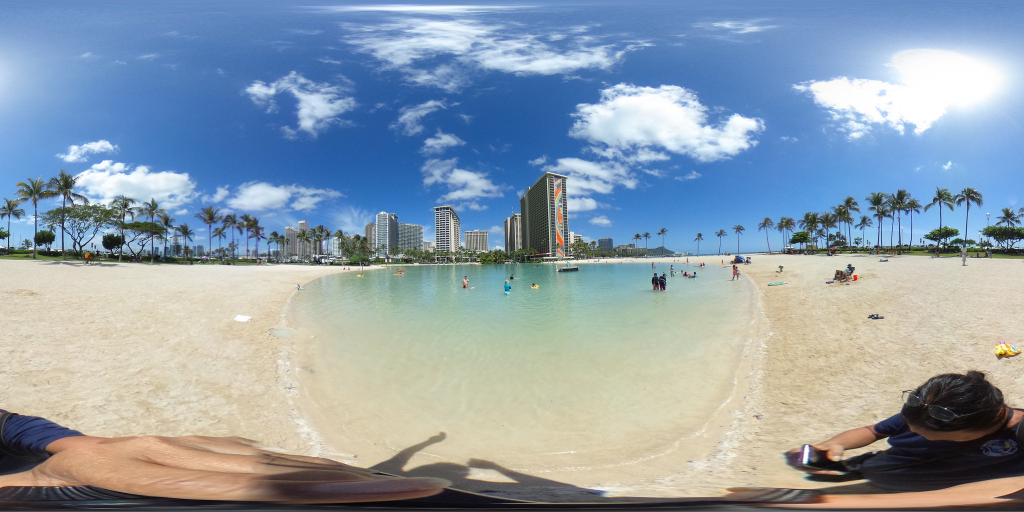
#> input picture data/originals/C10_equ.jpg, 2048 x 1024 px (shown at 1/2 size)
$ python equirectangular2viewport.py --image ../data/originals/C10_equ.jpg
#> lines starting #> are read from the running program, lines starting #| are printed output that depends on the picture
# Copyright (C) 2018 ECOLE POLYTECHNIQUE FEDERALE DE LAUSANNE, Switzerland
#     Multimedia Signal Processing Group
#
#     This program is free software: you can redistribute it and/or modify
#     it under the terms of the GNU General Public License as published by
#     the Free Software Foundation, either version 3 of the License, or
#     (at your option) any later version.
#
#     This program is distributed in the hope that it will be useful,
#     but WITHOUT ANY WARRANTY; without even the implied warranty of
#     MERCHANTABILITY or FITNESS FOR A PARTICULAR PURPOSE.  See the
#     GNU General Public License for more details.
#
#     You should have received a copy of the GNU General Public License
#     along with this program.  If not, see <http://www.gnu.org/licenses/>.

# Author: Mehmet Tuzmen, master student
# Organisation: Multimedia Signal Processing Group (MMSPG), EPFL


import cv2
import argparse
import numpy as np

parser = argparse.ArgumentParser()
parser.add_argument('--image', default='', type=str,
                    help='The filename of equirectangular image')
parser.add_argument('--fov', default=90, type=int,
                    help='The field of view in degrees')
parser.add_argument('--yaw', default=0, type=int,
                    help='The yaw angle of the viewport')
parser.add_argument('--pitch', default=0, type=int,
                    help='The pitch angle of the viewport')
parser.add_argument('--height', default=1024, type=int,
                    help='The height of the viewport')
parser.add_argument('--width', default=1024, type=int,
                    help='The width of the viewport')


class Equirectangular:
    def __init__(self, img_name):
#> called with img_name = '../data/originals/C10_equ.jpg'
        self._img = cv2.imread(img_name, cv2.IMREAD_COLOR)
#> self._img is the input picture: shape (1024, 2048, 3); mean B, G, R 172.3, 159.6, 144.3
        [self._height, self._width, _] = self._img.shape
#> self._height = 1024; self._width = 2048
        print(self._img.shape)
#| (1024, 2048, 3)

    def GetViewport(self, FOV, THETA, PHI, height, width):
        #
        # THETA is left/right angle, PHI is up/down angle, both in degree
        #

#> called with FOV = 90, THETA = 0, PHI = 0, height = 1024, width = 1024
        equ_h = self._height
#> equ_h = 1024
        equ_w = self._width
#> equ_w = 2048
        equ_cx = (equ_w - 1) / 2.0
#> equ_cx = 1023.5
        equ_cy = (equ_h - 1) / 2.0
#> equ_cy = 511.5

        wFOV = FOV
        hFOV = float(height) / width * wFOV

        w_len = np.tan(np.radians(wFOV / 2.0))
        h_len = np.tan(np.radians(hFOV / 2.0))

        x_map = np.ones([height, width], np.float32)
        y_map = np.tile(np.linspace(-w_len, w_len, width), [height, 1])
        z_map = -np.tile(np.linspace(-h_len, h_len, height), [width, 1]).T

        D = np.sqrt(x_map ** 2 + y_map ** 2 + z_map ** 2)
        xyz = np.stack((x_map, y_map, z_map), axis=2) / np.repeat(D[:, :, np.newaxis], 3, axis=2)

        y_axis = np.array([0.0, 1.0, 0.0], np.float32)
        z_axis = np.array([0.0, 0.0, 1.0], np.float32)
        [R1, _] = cv2.Rodrigues(z_axis * np.radians(THETA))
        [R2, _] = cv2.Rodrigues(np.dot(R1, y_axis) * np.radians(-PHI))

        xyz = xyz.reshape([height * width, 3]).T
        xyz = np.dot(R1, xyz)
        xyz = np.dot(R2, xyz).T
        lat = np.arcsin(xyz[:, 2])
        lon = np.arctan2(xyz[:, 1], xyz[:, 0])

        lon = lon.reshape([height, width]) / np.pi * 180
        lat = -lat.reshape([height, width]) / np.pi * 180

        lon = lon / 180 * equ_cx + equ_cx
        lat = lat / 90 * equ_cy + equ_cy
        persp = cv2.remap(self._img, lon.astype(np.float32), lat.astype(np.float32), cv2.INTER_CUBIC,
                          borderMode=cv2.BORDER_WRAP)
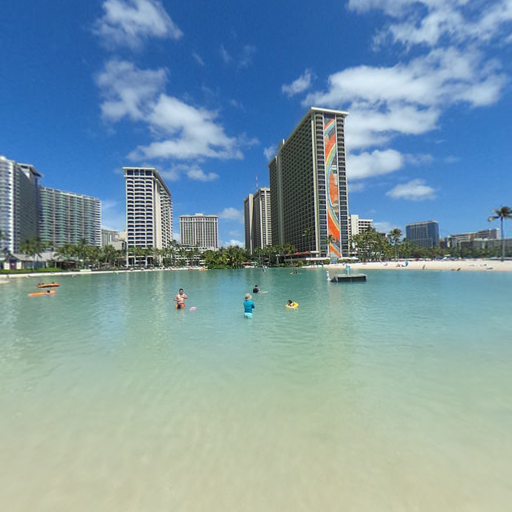
#> persp: shape (1024, 1024, 3) (shown at 1/2 size); mean B, G, R 167.3, 155.2, 125.7
        return persp


def extract_viewport(image, fov, yaw, pitch, height, width):
    img = Equirectangular(image).GetViewport(fov, yaw, pitch, height, width)
    cv2.imwrite('./viewport.jpg', img)


if __name__ == '__main__':
    args = parser.parse_args()
    extract_viewport(args.image, args.fov, args.yaw, args.pitch, args.height, args.width)

$ run again, on data/originals/C12_equ.jpg
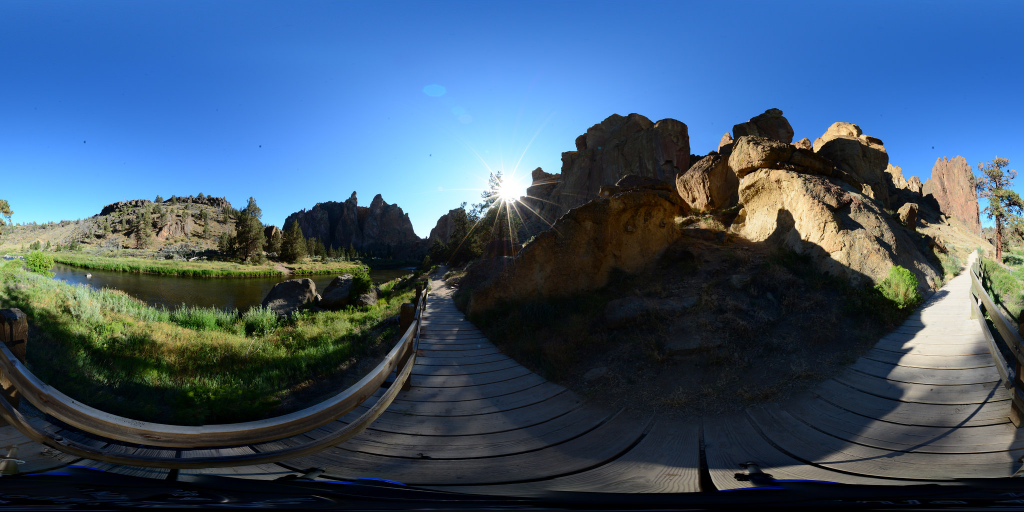
#> input picture data/originals/C12_equ.jpg, 2048 x 1024 px (shown at 1/2 size)
#> in __init__, self._img is the input picture: shape (1024, 2048, 3); mean B, G, R 110.4, 86.6, 63
#| (1024, 2048, 3)
#> in GetViewport, `persp = cv2.remap(self._img, lon.astype(np.float32), lat.astype(np.flo..`:
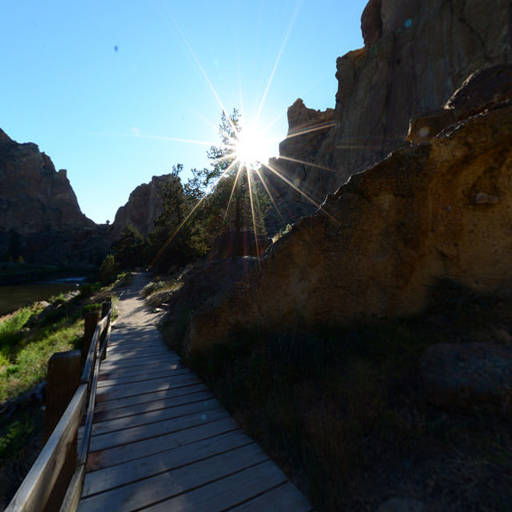
#> persp: shape (1024, 1024, 3) (shown at 1/2 size); mean B, G, R 79.2, 74.4, 61.5

$ run again, on data/originals/C3_equ.jpg
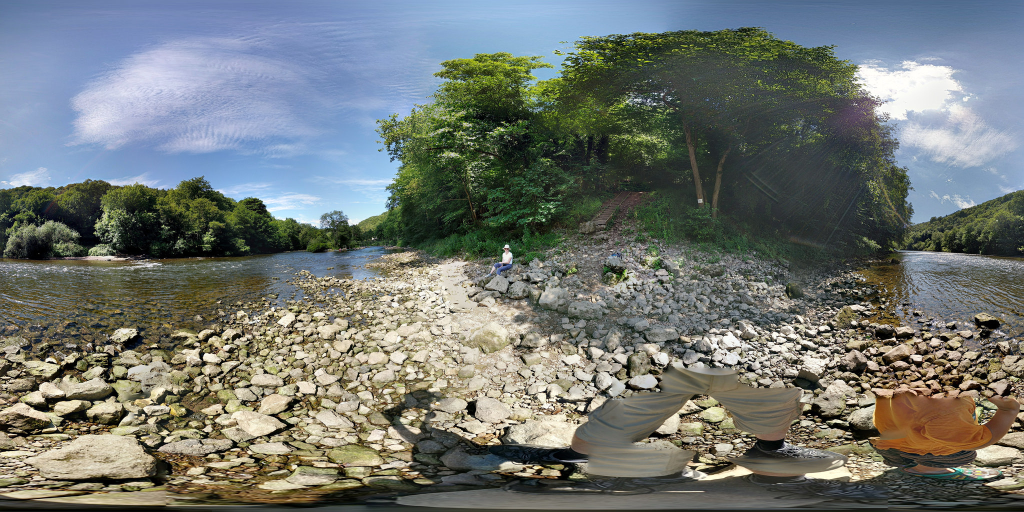
#> input picture data/originals/C3_equ.jpg, 2048 x 1024 px (shown at 1/2 size)
#> in __init__, self._img is the input picture: shape (1024, 2048, 3); mean B, G, R 113.9, 118.4, 113.1
#| (1024, 2048, 3)
#> in GetViewport, `persp = cv2.remap(self._img, lon.astype(np.float32), lat.astype(np.flo..`:
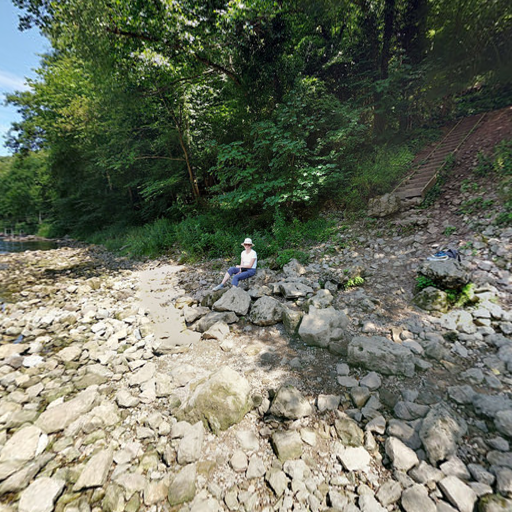
#> persp: shape (1024, 1024, 3) (shown at 1/2 size); mean B, G, R 94.9, 112, 107.2
